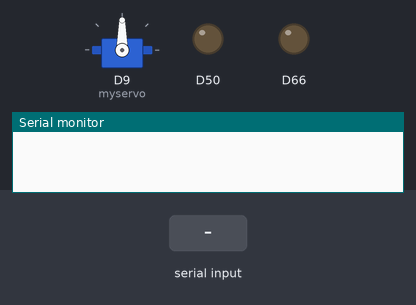
A sketch run on a simulated Arduino Due. Shown: servo, output pins drawn as LEDs (lit = HIGH), the last lines printed to the serial monitor. Inputs (shaded band) come from the test bench.

Above: at 1.2 s.
1.3 s: "90;45\n" received over Serial
At 3.0 s:
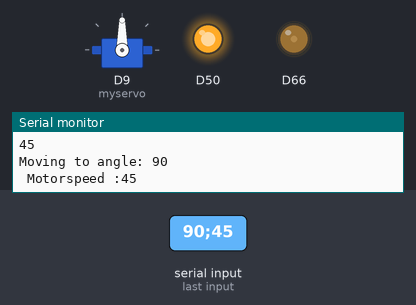
3.3 s: "30;150\n" received over Serial
At 4.7 s:
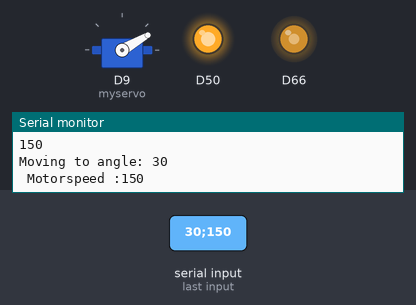
5.3 s: "5\n" received over Serial
At 6.3 s:
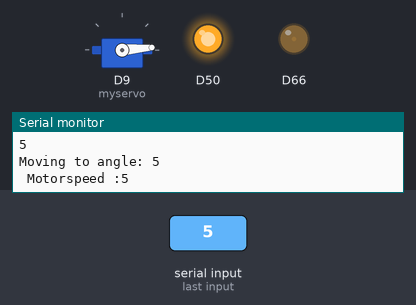
7.3 s: "90\n" received over Serial
At 9.0 s:
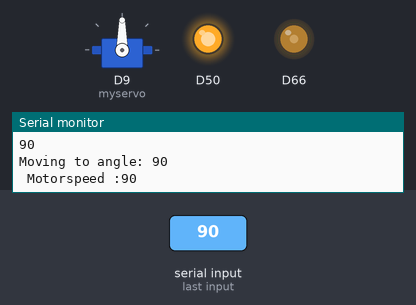
9.3 s: "200\n" received over Serial
At 10.5 s:
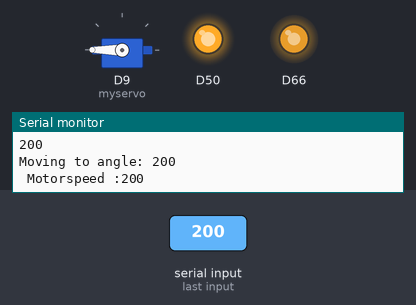
11.3 s: "1;90\n" received over Serial
At 13.2 s:
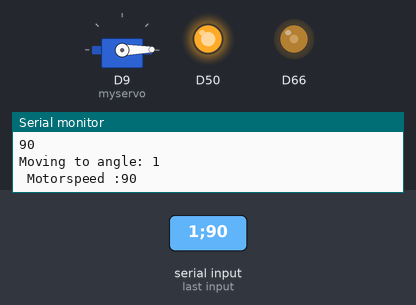
Timing chart, 0 to 14.3 s (numbered marks = the images above; inputs shaded):
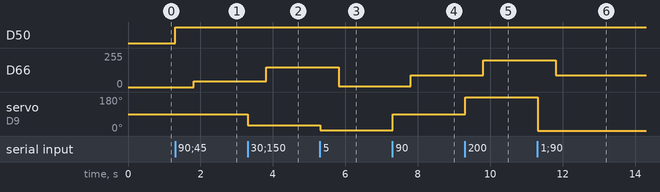

The sketch:

servo-control.ino
```cpp
#include <Servo.h>

Servo myservo; //servo object initialization
int* parsedInts = {};

int angle = 0;
int inputspeed = 0;

void setup() {
  // put your setup code here, to run once:
  pinMode(DAC0,OUTPUT);
  pinMode(50,OUTPUT);
  Serial.begin(9600);
  while(!Serial){
    ;
  }
  Serial.setTimeout(10);
  myservo.attach(9);
}

void loop() {
  // put your main code here, to run repeatedly:
  if(Serial.available()){
    String input = Serial.readString();
    parseInput(input);
    Serial.println(angle);
    Serial.println(inputspeed);
    moveServo(angle);
    adjustMotorSpeed(inputspeed);
  }
}

void parseInput(String input){
  int index = input.indexOf(';');
  String a = input.substring(0,index);
  String i = input.substring(index+1,input.length());
  angle = a.toInt();
  inputspeed = i.toInt();
}

void moveServo(int pos){
  String output = "Moving to angle: ";
  Serial.println(output + pos);
  myservo.write(pos);
}

void adjustMotorSpeed(int motorspeed){
  //double analogspeed = motorspeed * 2.55;
  if(motorspeed <= 0){
    digitalWrite(50,LOW);
  }else{
    digitalWrite(50,HIGH);
  }
  delay(500);
  if(motorspeed > 255){
    motorspeed = 255;
  }
  Serial.print(" Motorspeed :");
  Serial.println(motorspeed);
  analogWrite(DAC0,abs(motorspeed));
}
```

Measured:
- after the input at 1.3 s, D50: LOW → HIGH at once; D66: 0/255 → 45/255 after 0.51 s
- after the input at 3.3 s, D66: 45/255 → 150/255 after 0.51 s; servo on D9 (myservo): 90° → 30° at once
- after the input at 5.3 s, D66: 150/255 → 5/255 after 0.51 s; servo on D9 (myservo): 30° → 5° at once
- after the input at 7.3 s, D66: 5/255 → 90/255 after 0.51 s; servo on D9 (myservo): 5° → 90° at once
- after the input at 9.3 s, D66: 90/255 → 200/255 after 0.51 s; servo on D9 (myservo): 90° → 180° at once
- after the input at 11.3 s, D66: 200/255 → 90/255 after 0.51 s; servo on D9 (myservo): 180° → 1° at once
